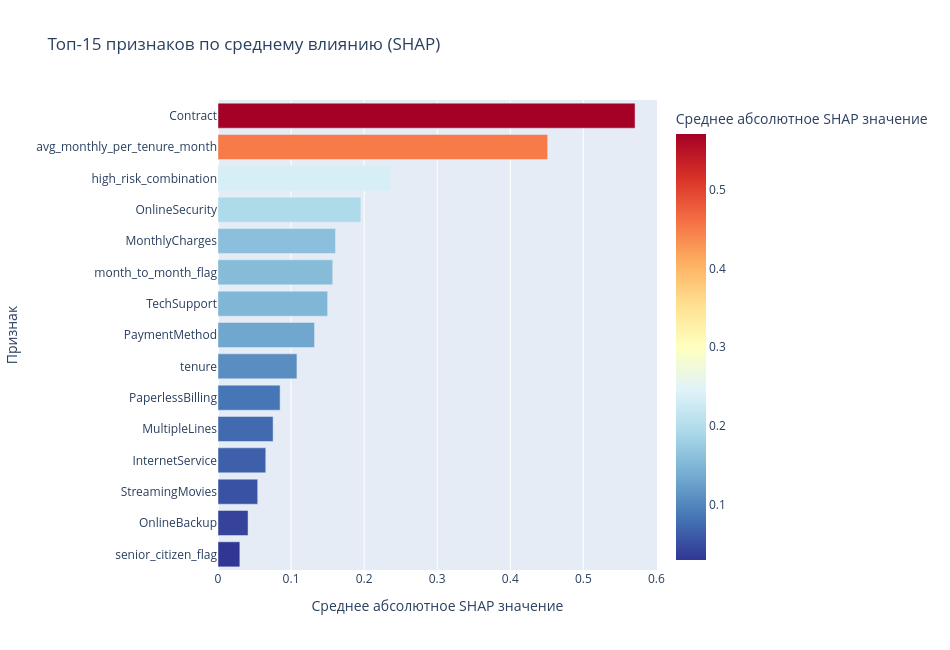

Notebook code for this chart:
### Code cell
# SHAP Analysis

shap_figs = {}
shap_tables = {}

explainer = shap.TreeExplainer(final_model)
shap_values = explainer.shap_values(X_test)

# Summary Plot (Beeswarm) 
plt.figure(figsize=(12, 8))
shap.summary_plot(shap_values, X_test, plot_type="dot", show=False)
plt.title("SHAP Summary Plot — Влияние признаков на предсказание оттока")
plt.tight_layout()
plt.savefig('../dashboards/modeling/shap_summary_plot.png', dpi=150, bbox_inches='tight')
plt.show()

# Среднее абсолютное влияние признака
shap_df = pd.DataFrame(shap_values, columns=X_test.columns)
mean_shap = np.abs(shap_df).mean().sort_values(ascending=False).head(15).reset_index()
mean_shap.columns = ['feature', 'mean_shap']

# График Топ-15 признаков по среднему влиянию (SHAP)
fig_shap = px.bar(
    mean_shap,
    x='mean_shap',
    y='feature',
    orientation='h',
    title='Топ-15 признаков по среднему влиянию (SHAP)',
    labels={'mean_shap': 'Среднее абсолютное SHAP значение', 'feature': 'Признак'},
    color='mean_shap',
    color_continuous_scale='RdYlBu_r'
)

fig_shap.update_layout(height=650, width=950, yaxis=dict(autorange="reversed"))
shap_figs["Топ-15 признаков по среднему влиянию (SHAP)"] = fig_shap
fig_shap.show()

# Waterfall Plot
high_risk_idx = np.argsort(y_pred_proba)[-1] 

shap.waterfall_plot(
    shap.Explanation(
        values=shap_values[high_risk_idx],
        base_values=explainer.expected_value,
        data=X_test.iloc[high_risk_idx],
        feature_names=X_test.columns.tolist()
    ),
    max_display=15,
    show=False
)
plt.title("Пример объяснения предсказания для одного клиента (SHAP Waterfall Plot)")
plt.savefig('../dashboards/modeling/shap_waterfall_plot.png', dpi=150, bbox_inches='tight')
plt.show()

# Топ-10 признаков в табличном виде
print("\nТоп-10 самых важных признаков по SHAP:")
shap_tables["Топ-10 самых важных признаков по SHAP"] = mean_shap.head(10).style.format({'mean_shap': '{:.4f}'})
display(mean_shap.head(10).style.format({'mean_shap': '{:.4f}'}))

save_to_html(
    figures_dict=shap_figs, 
    tables_dict=shap_tables, 
    filename="shap.html", 
    title="SHAP Analysis", 
    dashboard_dir="modeling"
)

### Figure 1 — Plotly figure (JSON) as saved in the notebook; plotly's stock layout.template omitted (floating-point values rounded to 4 significant figures)
{"data": [{"hovertemplate": "Среднее абсолютное SHAP значение=%{marker.color}<br>Признак=%{y}<extra></extra>", "legendgroup": "", "marker": {"color": [0.5708, 0.4512, 0.236, 0.1955, 0.1608, 0.157, 0.15, 0.1321, 0.108, 0.08499, 0.07541, 0.0654, 0.05434, 0.04112, 0.0299], "coloraxis": "coloraxis", "pattern": {"shape": ""}}, "name": "", "orientation": "h", "showlegend": false, "textposition": "auto", "type": "bar", "x": [0.5708, 0.4512, 0.236, 0.1955, 0.1608, 0.157, 0.15, 0.1321, 0.108, 0.08499, 0.07541, 0.0654, 0.05434, 0.04112, 0.0299], "xaxis": "x", "y": ["Contract", "avg_monthly_per_tenure_month", "high_risk_combination", "OnlineSecurity", "MonthlyCharges", "month_to_month_flag", "TechSupport", "PaymentMethod", "tenure", "PaperlessBilling", "MultipleLines", "InternetService", "StreamingMovies", "OnlineBackup", "senior_citizen_flag"], "yaxis": "y"}], "layout": {"barmode": "relative", "coloraxis": {"colorbar": {"title": {"text": "Среднее абсолютное SHAP значение"}}, "colorscale": [[0, "rgb(49,54,149)"], [0.1, "rgb(69,117,180)"], [0.2, "rgb(116,173,209)"], [0.3, "rgb(171,217,233)"], [0.4, "rgb(224,243,248)"], [0.5, "rgb(255,255,191)"], [0.6, "rgb(254,224,144)"], [0.7, "rgb(253,174,97)"], [0.8, "rgb(244,109,67)"], [0.9, "rgb(215,48,39)"], [1, "rgb(165,0,38)"]]}, "height": 650, "legend": {"tracegroupgap": 0}, "title": {"text": "Топ-15 признаков по среднему влиянию (SHAP)"}, "width": 950, "xaxis": {"anchor": "y", "domain": [0, 1], "title": {"text": "Среднее абсолютное SHAP значение"}}, "yaxis": {"anchor": "x", "autorange": "reversed", "domain": [0, 1], "title": {"text": "Признак"}}}}
